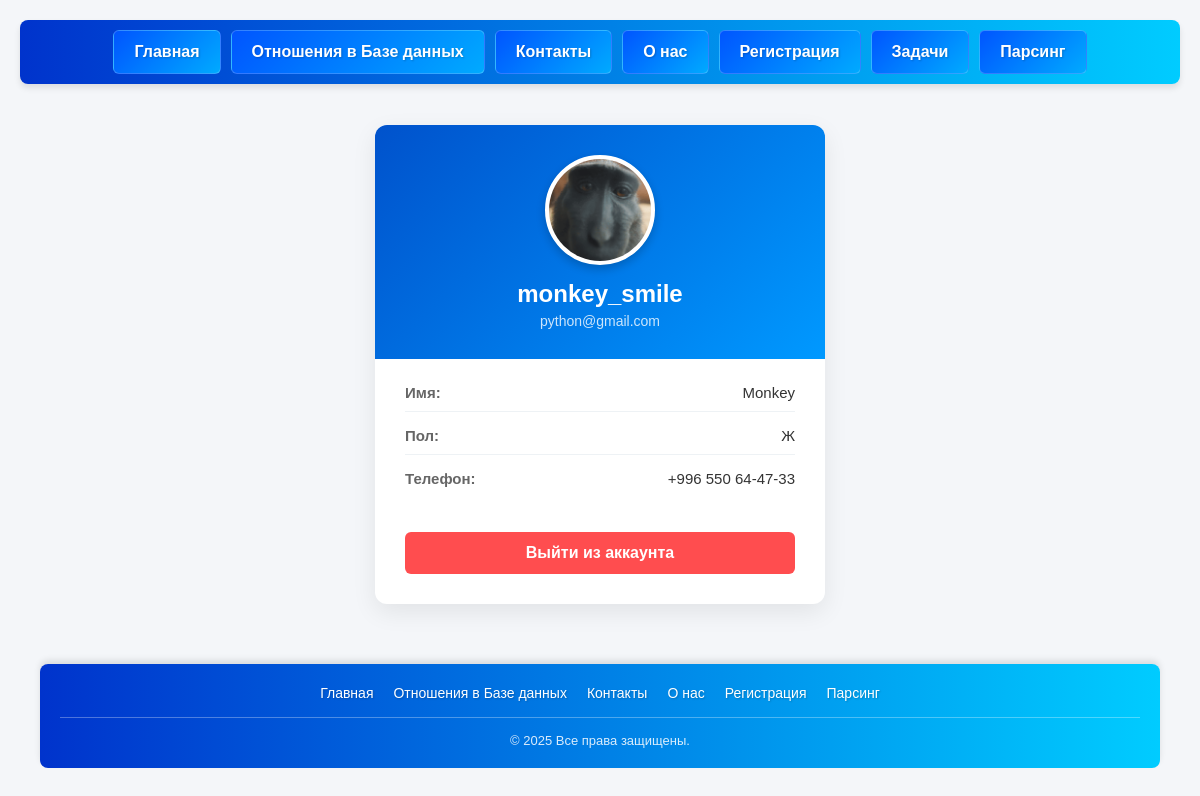
Screenshot of /profile/ (signed in) with the database file from the repository.
### users/models.py (models this page shows, shortened)
class CustomUser(User):
    GENDER = (
        ('М', 'М'),
        ('Ж', 'Ж')
    )
    phone = models.CharField(max_length=20)
    gender = models.CharField(max_length=100, choices=GENDER)
    photo = models.ImageField(upload_to='users/')

### users/views.py (the view)
# urls.py: path('profile/', views.profile_view, name='profile'),
def profile_view(request):
    if not request.user.is_authenticated:
        return ('/login/')
    user = CustomUser.objects.get(id=request.user.id)
    return render(request, 'users/profile.html', {'user': user})

### templates/users/profile.html (shortened to what this page needs)
{% load static %}
{% include 'layouts/header.html' %}
<link rel="stylesheet" href="{% static 'css/profile.css' %}">
<div class="profile-container">
    <div class="profile-card">
        <div class="profile-header">
            {% if user.photo %}
                <img class="profile-avatar" src="{{ user.photo.url }}" alt="{{ user.username }}">
            {% else %}
                <div class="profile-avatar avatar-placeholder">
                    {{ user.username|first|upper }}
                </div>
            {% endif %}
            <h1 class="profile-username">{{ user.username }}</h1>
            <p class="profile-email">{{ user.email|default:"Email не указан" }}</p>
        </div>
        <div class="profile-body">
            <div class="profile-info-row">
                <span class="info-label">Имя:</span>
                <span class="info-value">{{ user.first_name|default:"Не указано" }}</span>
            </div>
            <div class="profile-info-row">
                <span class="info-label">Пол:</span>
                <span class="info-value">{{ user.gender|default:"Не указан" }}</span>
            </div>
            <div class="profile-info-row">
                <span class="info-label">Телефон:</span>
                <span class="info-value">{{ user.phone|default:"Не указан" }}</span>
            </div>
        </div>
        <div class="profile-footer">
            <form action="{% url 'logout' %}" method="POST">
                <button type="submit" class="btn-logout">Выйти из аккаунта</button>
            </form>
        </div>
    </div>
</div>
{% include 'layouts/footer.html' %}

### static/css/header_and_footer.css (style rules this page uses)
* { margin: 0; padding: 0; box-sizing: border-box; font-family: Arial, sans-serif; }
body { background-color: #f4f4f4; padding: 20px; }

### static/css/profile.css (style rules this page uses)
body { background-color: #f4f6f9; }
.profile-container { display: flex; justify-content: center; align-items: center; min-height: 70vh; padding: 40px 20px; }
.profile-card { background-color: #ffffff; border-radius: 12px; box-shadow: 0 8px 24px rgba(0, 0, 0, 0.08); width: 100%; max-width: 450px; overflow: hidden; display: flex; flex-direction: column; }
.profile-header { background: linear-gradient(135deg, #0052cc 0%, #0099ff 100%); padding: 30px 20px; text-align: center; color: white; display: flex; flex-direction: column; align-items: center; }
.profile-avatar { width: 110px; height: 110px; border-radius: 50%; object-fit: cover; border: 4px solid white; box-shadow: 0 4px 10px rgba(0, 0, 0, 0.2); margin-bottom: 15px; background-color: #fff; }
.profile-username { margin: 0 0 5px 0; font-size: 24px; font-weight: 700; color: white; }
.profile-email { margin: 0; font-size: 14px; color: rgba(255, 255, 255, 0.8); }
.profile-body { padding: 25px 30px; display: flex; flex-direction: column; gap: 15px; }
.profile-info-row { display: flex; justify-content: space-between; border-bottom: 1px solid #eef2f5; padding-bottom: 10px; }
.profile-info-row:last-child { border-bottom: none; padding-bottom: 0; }
.info-label { font-weight: 600; color: #666; font-size: 15px; }
.info-value { color: #333; font-size: 15px; font-weight: 500; text-align: right; }
.profile-footer { padding: 20px 30px 30px 30px; text-align: center; }
.btn-logout { width: 100%; padding: 12px; background-color: #ff4d4f; color: white; border: none; border-radius: 6px; font-size: 16px; font-weight: 600; cursor: pointer; transition: background-color 0.3s ease, transform 0.1s ease; }

### rows the page displays
CustomUser: photo (picture), gender "Ж", phone "+996 550 64-47-33"

### other values shown
{{ user.username }} "monkey_smile"
{{ user.email|default:"Email не указан" }} "python@gmail.com"
{{ user.first_name|default:"Не указано" }} "Monkey"
